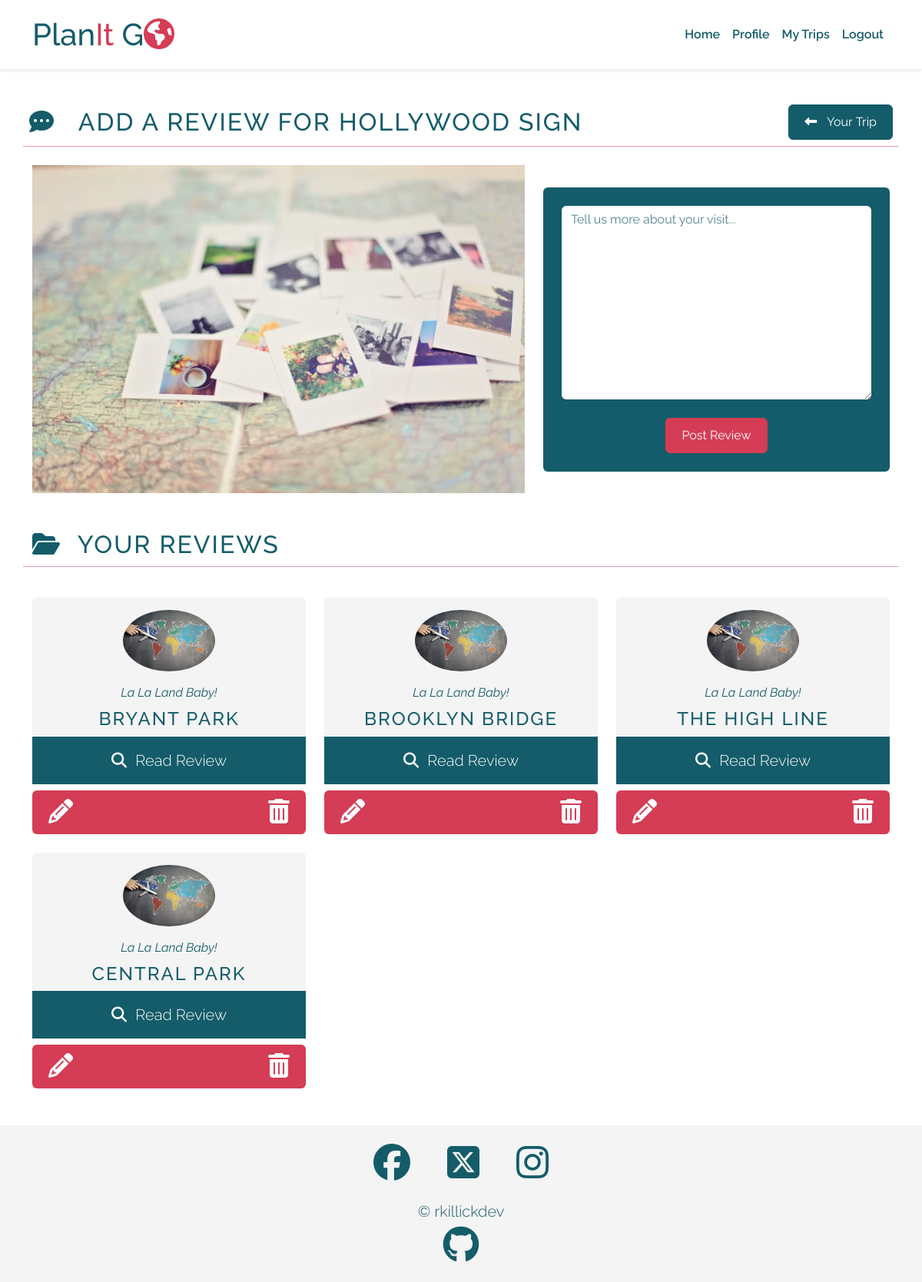
/trips/la-la-land-baby/49/review/324/ (signed in), run on the app's committed database.
### places/models.py (models this page shows, shortened)
class Place(models.Model):
    location = models.ForeignKey(
        Location, on_delete=models.CASCADE, related_name="places"
    )
    venue_id = models.CharField(max_length=50, unique=True)
    type = models.CharField(max_length=150, null=True)
    category = models.CharField(max_length=150)
    sub_categories = models.JSONField(null=True, blank=True)
    name = models.CharField(max_length=50)
    slug = models.SlugField(max_length=50)
    location_string = models.CharField(max_length=150, null=True)
    description = models.TextField(null=True)
    image = models.CharField(max_length=150, default="placeholder")
    ranking_position = models.IntegerField(null=True)
    rating = models.FloatField(null=True)
    phone = models.CharField(max_length=50, null=True)
    address = models.JSONField()
    latitude = models.DecimalField(max_digits=10, decimal_places=8)
    longitude = models.DecimalField(max_digits=11, decimal_places=8)
    website = models.CharField(max_length=200, null=True)
    ranking_string = models.CharField(max_length=150, null=True)
    created_on = models.DateTimeField(auto_now_add=True)
    approved = models.BooleanField(default=True)
    class Meta:
        ordering = ["-ranking_position"]

class Review(models.Model):
    place = models.ForeignKey(
        Place, on_delete=models.CASCADE, related_name="reviews"
    )
    profile = models.ForeignKey(
        Profile, on_delete=models.CASCADE, related_name="reviews"
    )
    body = models.TextField()
    user_rating = models.IntegerField(
        null=True,
        blank=True,
        validators=[MinValueValidator(0), MaxValueValidator(5)],
    )
    recommended = models.BooleanField(default=False, null=True)
    created_on = models.DateTimeField(auto_now_add=True)
    approved = models.BooleanField(default=False)
    class Meta:
        ordering = ["created_on"]

### trips/models.py (models this page shows, shortened)
class Trip(models.Model):
    profile = models.ForeignKey(
        Profile, on_delete=models.CASCADE, related_name="trips"
    )
    location = models.ForeignKey(
        Location, on_delete=models.CASCADE, related_name="trips"
    )
    title = models.CharField(max_length=30, unique=True)
    slug = models.SlugField(max_length=30)
    description = models.TextField(blank=True)
    trip_image = CloudinaryField(
        "image",
        default="placeholder",
        transformation={
            "width": "1500",
            "height": "1000",
            "crop": "fill",
            "gravity": "auto",
            "fetch_format": "auto",
            "quality": "auto",
            "dpr": "auto",
            "responsive": True,
        },
        folder="/images/trips",
        format="webp",
    )
    start_date = models.DateField(blank=True, null=True)
    end_date = models.DateField(blank=True, null=True)
    created_on = models.DateTimeField(auto_now_add=True)
    is_complete = models.BooleanField(default=False)
    places = models.ManyToManyField(
        Place, related_name="trip_place", blank=True
    )
    class Meta:
        ordering = ["-start_date"]

### trips/views.py (the view)
@login_required()
def review_create(request, slug, trip_id, place_id, *args, **kwargs):
    trip = get_object_or_404(Trip, id=trip_id)
    place = get_object_or_404(Place, id=place_id)
    reviews = trip.profile.reviews.all().order_by("created_on")
    if request.method == "POST":
        review_form = ReviewForm(data=request.POST)
        if review_form.is_valid():
            review_form.instance.profile = request.user.profile
            review = review_form.save(commit=False)
            review.place = place
            review.save()
            messages.add_message(request, messages.SUCCESS, "Review Complete!")
        else:
            review_form = ReviewForm()
            messages.add_message(
                request, messages.ERROR, "There was an error!"
            )
        return HttpResponseRedirect(
            reverse("review", args=[trip.slug, trip_id, place_id])
        )
    else:
        review_form = ReviewForm()
        if not trip.profile.id == request.user.profile.id:
            raise PermissionDenied()
        return render(
            request,
            "trips/review.html",
            {
                "trip": trip,
                "place": place,
                "reviews": reviews,
                "review_form": ReviewForm(),
            },
        )

### places/forms.py
class ReviewForm(ModelForm):
    def __init__(self, *args, **kwargs):
        super().__init__(*args, **kwargs)
        self.helper = FormHelper()
        self.helper.form_id = "reviewForm"
        self.helper.form_class = "rounded bg-dark text-light p-4"
        self.helper.form_show_labels = False
        self.helper.form_method = "POST"
        self.helper.layout = Layout(
            Field(
                "body",
                placeholder="Tell us more about your visit...",
                aria_label="Write a description of your trip",
            ),
            Div(
                Submit(
                    "Submit",
                    "Post Review",
                    css_id="submitButton",
                    css_class="btn btn-primary text-light",
                ),
                css_class="mt-4 text-center",
            ),
        )
    class Meta:
        model = Review
        fields = ["body"]

### trips/templates/trips/review.html (shortened to what this page needs)
{% extends "base.html" %}
{% block content %}
{% load static %}
{% load crispy_forms_tags %}
<section id="write-review"
         class="reviews mt-7 mb-5">
  <div class="container">
    <div class="row mb-2">
      <div class="action-title d-flex justify-content-between align-items-center p-2">
        <h2 class="mb-0">
          <span class="pb-3 d-block d-lg-inline">
            <i class="fa-solid fa-comment-dots"></i>&ensp;
          </span><span id="review-heading">Add a</span> review for <span id="review-place">{{ place.name }}</span>
        </h2>
        <a class="btn btn-dark button-link align-self-center button-transform"
           href="{% url 'trip_detail' trip.slug trip.id %}">
          <span>
            <i class="fa-solid fa-left-long"></i>&ensp;
          </span>Your&nbsp;Trip
        </a>
      </div>
      <hr>
    </div>
    <div class="row mb-4">
      <div class="col-lg-7 d-flex flex-column justify-content-center gap-4">
        <div class="image-container">
          <img src="{% static 'images/map-photo-memories-1500x1000-compress.webp'%}"
               alt="Polaroid pictures scattered across a map"
               class="img-fluid d-none d-lg-block">
        </div>
      </div>
      <div class="col-lg-5 d-flex flex-column justify-content-center">
        {% crispy review_form %}
      </div>
    </div>
  </div>
</section>
{% if request.user.profile.reviews.count > 0 %}
<section id="reviews-list"
         class="mb-5">
  <div class="container">
    <div class="row">
      <h2 class="action-title">
        <span><i class="fa-solid fa-folder-open"></i>&ensp;</span>Your Reviews
      </h2>
      <hr>
    </div>
    <div class="row">
      {% for review in reviews %}
        <div class="col-lg-4 d-flex flex-column justify-content-between gy-4">
          {% include 'includes/review_cards.html' %}
          {% if user.is_authenticated and review.profile.id == user.profile.id %}
            <div class="d-flex justify-content-between bg-primary rounded mt-2">
              <a href="#top"
                class="btn btn-edit text-light"
                data-review_id="{{ review.id }}"
                data-place_name="{{ review.place.name }}"
                aria-label="Edit this review"
              >
                <i class="fa-solid fa-pencil fa-2x transform-dark"></i>
              </a>
              <button class="btn btn-delete text-light"
                      data-target_id="{{ review.id }}"
                      data-task="delete_review"
                      data-bs-toggle="modal"
                      data-bs-target="#modal-delete-confirm"
                      aria-label="Delete this review">
                <i class="fa-solid fa-trash-can fa-2x transform-dark"></i>
              </button>
            </div>
          {% endif %}
        </div>
        {% if forloop.counter|divisibleby:3 %}
    </div>
    <div class="row">
        {% endif %}
      {% endfor %}
    </div>
  </div>
</section>
{% endif %}
{% endblock %}

### templates/includes/review_cards.html (shortened to what this page needs)
{% load static %}
<div data-bs-toggle="modal"
        role="button"
        aria-label="Opens full review in a modal"
        data-bs-target="#modal-user-review"
        class="border-0 h-100">
  <div class="user-review card border-0 text-center image-clickable h-100"
       data-review_id="{{ review.id }}">
    <div class="card-header border-0 bg-secondary h-100 d-flex flex-column justify-content-center">
        <div class="row">
          <div class="image-container p-2">
            {% if 'placeholder' in review.profile.profile_image.url %}
              <img src="{% static 'images/placeholders/globe-profile-face-compress-square.webp' %}"
                  alt="Inflatable globe with two eyes stuck on"
                  id="review-image{{ review.id }}"
                  class="img-fluid rounded-circle"
                  width="120"
                  height="120">
            {% else %}
              <img src="{{ review.profile.profile_image.url }}"
                  alt="picture of {{ profile.screen_name }}"
                  id="review-image{{ review.id }}"
                  class="img-fluid rounded-circle"
                  width="120"
                  height="120">
            {% endif %}
          </div>
          <p id="review-profile-name{{ review.id }}"
             class="review-card-text fs-6 fst-italic p-2">{% if request.resolver_match.url_name == 'review' %}{{ trip.title }}{% else %}{{ review.profile.screen_name}}{% endif %}
          </p>
        </div>
        <div class="row {% if request.resolver_match.url_name == 'place_browse_detail' %} d-none {% endif %}">
          <h3 id="review-location{{ review.id }}"
              class="review-card-text fs-4">{{ review.place.name }}
          </h3>
        </div>
    </div>
    <div class="card-body bg-dark">
      <p class="review-card-text lead text-light">
        <span><i class="fa-solid fa-magnifying-glass"></i>&ensp;</span>Read Review
      </p>
    </div>
  </div>
</div>

### static/css/styles.css (style rules this page uses)
* { box-sizing: border-box; padding: 0; margin: 0; }
a { text-decoration: none; color: inherit; }
hr { color: var(--bs-primary); opacity: 0.5; }
h2, h3, h4 { text-transform: uppercase; letter-spacing: 2px; }
.btn-dark { --bs-btn-hover-color:var(--bs-light); }
.button-link { width: fit-content; }
.image-clickable { transition: all 0.15s ease; }
.review-card-text { margin: 0; }

### data on the page
Place: name "HOLLYWOOD SIGN"
Review: place.name "BRYANT PARK"
Trip: title "La La Land Baby!"
Review: place.name "BROOKLYN BRIDGE"
Review: place.name "THE HIGH LINE"
Review: place.name "CENTRAL PARK"
